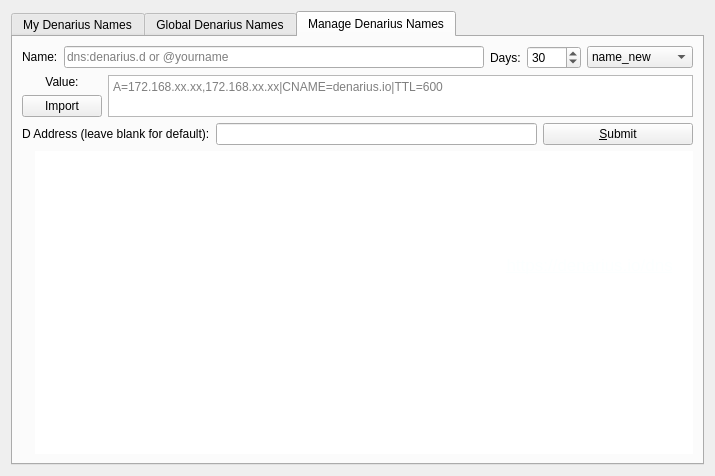
<?xml version="1.0" encoding="UTF-8"?>
<ui version="4.0">
 <class>ManageNamesPage</class>
 <widget class="QDialog" name="ManageNamesPage">
  <property name="geometry">
   <rect>
    <x>0</x>
    <y>0</y>
    <width>715</width>
    <height>476</height>
   </rect>
  </property>
  <property name="sizePolicy">
   <sizepolicy hsizetype="Preferred" vsizetype="Preferred">
    <horstretch>0</horstretch>
    <verstretch>0</verstretch>
   </sizepolicy>
  </property>
  <property name="windowTitle">
   <string>Manage Names</string>
  </property>
  <layout class="QGridLayout" name="gridLayout_4">
   <item row="0" column="0">
    <widget class="QTabWidget" name="tabWidget">
     <property name="currentIndex">
      <number>2</number>
     </property>
     <widget class="QWidget" name="tab">
      <attribute name="title">
       <string>My Denarius Names</string>
      </attribute>
      <layout class="QGridLayout" name="gridLayout">
       <item row="0" column="0">
        <layout class="QHBoxLayout" name="horizontalLayout_2">
         <property name="spacing">
          <number>0</number>
         </property>
         <item>
          <widget class="QValidatedLineEdit" name="nameFilter">
           <property name="sizePolicy">
            <sizepolicy hsizetype="Fixed" vsizetype="Fixed">
             <horstretch>0</horstretch>
             <verstretch>0</verstretch>
            </sizepolicy>
           </property>
           <property name="toolTip">
            <string>Enter part of name to search for</string>
           </property>
           <property name="text">
            <string notr="true"/>
           </property>
          </widget>
         </item>
         <item>
          <widget class="QValidatedLineEdit" name="valueFilter">
           <property name="toolTip">
            <string>Enter part of value to search for</string>
           </property>
           <property name="text">
            <string notr="true"/>
           </property>
          </widget>
         </item>
         <item>
          <widget class="QValidatedLineEdit" name="addressFilter">
           <property name="sizePolicy">
            <sizepolicy hsizetype="Fixed" vsizetype="Fixed">
             <horstretch>0</horstretch>
             <verstretch>0</verstretch>
            </sizepolicy>
           </property>
           <property name="toolTip">
            <string>Enter Namecoin address (or prefix of it)</string>
           </property>
           <property name="text">
            <string notr="true"/>
           </property>
          </widget>
         </item>
         <item>
          <spacer name="horizontalSpacer_ExpiresIn">
           <property name="orientation">
            <enum>Qt::Horizontal</enum>
           </property>
           <property name="sizeType">
            <enum>QSizePolicy::Fixed</enum>
           </property>
           <property name="sizeHint" stdset="0">
            <size>
             <width>100</width>
             <height>20</height>
            </size>
           </property>
          </spacer>
         </item>
        </layout>
       </item>
       <item row="1" column="0">
        <widget class="QTableView" name="tableView">
         <property name="sizePolicy">
          <sizepolicy hsizetype="Expanding" vsizetype="Expanding">
           <horstretch>0</horstretch>
           <verstretch>0</verstretch>
          </sizepolicy>
         </property>
         <property name="contextMenuPolicy">
          <enum>Qt::CustomContextMenu</enum>
         </property>
         <property name="toolTip">
          <string>Double-click name to configure</string>
         </property>
         <property name="verticalScrollBarPolicy">
          <enum>Qt::ScrollBarAlwaysOn</enum>
         </property>
         <property name="tabKeyNavigation">
          <bool>false</bool>
         </property>
         <property name="alternatingRowColors">
          <bool>true</bool>
         </property>
         <property name="selectionMode">
          <enum>QAbstractItemView::SingleSelection</enum>
         </property>
         <property name="selectionBehavior">
          <enum>QAbstractItemView::SelectRows</enum>
         </property>
         <property name="sortingEnabled">
          <bool>true</bool>
         </property>
         <attribute name="verticalHeaderVisible">
          <bool>false</bool>
         </attribute>
        </widget>
       </item>
      </layout>
     </widget>
     <widget class="QWidget" name="tab_2">
      <attribute name="title">
       <string>Global Denarius Names</string>
      </attribute>
      <layout class="QGridLayout" name="gridLayout_2">
       <item row="6" column="0" colspan="4">
        <widget class="QTableWidget" name="tableWidget">
         <property name="editTriggers">
          <set>QAbstractItemView::NoEditTriggers</set>
         </property>
         <property name="alternatingRowColors">
          <bool>true</bool>
         </property>
         <property name="selectionBehavior">
          <enum>QAbstractItemView::SelectRows</enum>
         </property>
         <property name="sortingEnabled">
          <bool>false</bool>
         </property>
         <property name="columnCount">
          <number>3</number>
         </property>
         <attribute name="horizontalHeaderShowSortIndicator" stdset="0">
          <bool>false</bool>
         </attribute>
         <attribute name="horizontalHeaderStretchLastSection">
          <bool>true</bool>
         </attribute>
         <column>
          <property name="text">
           <string>Name</string>
          </property>
         </column>
         <column>
          <property name="text">
           <string>Expires In</string>
          </property>
         </column>
         <column>
          <property name="text">
           <string>Value</string>
          </property>
         </column>
        </widget>
       </item>
       <item row="3" column="0" rowspan="2" colspan="4">
        <layout class="QHBoxLayout" name="horizontalLayout_6">
         <property name="sizeConstraint">
          <enum>QLayout::SetDefaultConstraint</enum>
         </property>
         <item>
          <widget class="QLabel" name="countLabel">
           <property name="text">
            <string>Name Count Total ~</string>
           </property>
          </widget>
         </item>
         <item>
          <spacer name="horizontalSpacer">
           <property name="orientation">
            <enum>Qt::Horizontal</enum>
           </property>
           <property name="sizeHint" stdset="0">
            <size>
             <width>150</width>
             <height>20</height>
            </size>
           </property>
          </spacer>
         </item>
         <item>
          <widget class="QPushButton" name="copyNameButton">
           <property name="sizePolicy">
            <sizepolicy hsizetype="Fixed" vsizetype="Fixed">
             <horstretch>0</horstretch>
             <verstretch>0</verstretch>
            </sizepolicy>
           </property>
           <property name="text">
            <string>Copy Name</string>
           </property>
          </widget>
         </item>
         <item>
          <widget class="QPushButton" name="copyValueButton">
           <property name="sizePolicy">
            <sizepolicy hsizetype="Fixed" vsizetype="Fixed">
             <horstretch>0</horstretch>
             <verstretch>0</verstretch>
            </sizepolicy>
           </property>
           <property name="text">
            <string>Copy Value</string>
           </property>
          </widget>
         </item>
         <item>
          <widget class="QPushButton" name="refreshButton">
           <property name="sizePolicy">
            <sizepolicy hsizetype="MinimumExpanding" vsizetype="Fixed">
             <horstretch>0</horstretch>
             <verstretch>0</verstretch>
            </sizepolicy>
           </property>
           <property name="cursor">
            <cursorShape>ArrowCursor</cursorShape>
           </property>
           <property name="text">
            <string>Refresh</string>
           </property>
           <property name="default">
            <bool>false</bool>
           </property>
           <property name="flat">
            <bool>false</bool>
           </property>
          </widget>
         </item>
        </layout>
       </item>
      </layout>
     </widget>
     <widget class="QWidget" name="tab_3">
      <attribute name="title">
       <string>Manage Denarius Names</string>
      </attribute>
      <layout class="QGridLayout" name="gridLayout_3">
       <item row="2" column="0">
        <layout class="QHBoxLayout" name="horizontalLayout_4">
         <item>
          <widget class="QLabel" name="labelAddress">
           <property name="enabled">
            <bool>true</bool>
           </property>
           <property name="sizePolicy">
            <sizepolicy hsizetype="Preferred" vsizetype="Maximum">
             <horstretch>0</horstretch>
             <verstretch>0</verstretch>
            </sizepolicy>
           </property>
           <property name="text">
            <string>D Address (leave blank for default):</string>
           </property>
           <property name="alignment">
            <set>Qt::AlignLeading|Qt::AlignLeft|Qt::AlignVCenter</set>
           </property>
          </widget>
         </item>
         <item>
          <widget class="QValidatedLineEdit" name="registerAddress">
           <property name="enabled">
            <bool>true</bool>
           </property>
           <property name="toolTip">
            <string>&lt;html&gt;&lt;head/&gt;&lt;body&gt;&lt;p&gt;Enter a new owner address, or leave blank to keep the current ownership.&lt;/p&gt;&lt;/body&gt;&lt;/html&gt;</string>
           </property>
           <property name="text">
            <string notr="true"/>
           </property>
          </widget>
         </item>
         <item>
          <widget class="QPushButton" name="submitNameButton">
           <property name="sizePolicy">
            <sizepolicy hsizetype="Fixed" vsizetype="Fixed">
             <horstretch>0</horstretch>
             <verstretch>0</verstretch>
            </sizepolicy>
           </property>
           <property name="minimumSize">
            <size>
             <width>150</width>
             <height>0</height>
            </size>
           </property>
           <property name="toolTip">
            <string>&lt;html&gt;&lt;head/&gt;&lt;body&gt;&lt;p&gt;This will send a name_new or name_update transaction (if you already did name_new).&lt;/p&gt;&lt;/body&gt;&lt;/html&gt;</string>
           </property>
           <property name="layoutDirection">
            <enum>Qt::LeftToRight</enum>
           </property>
           <property name="text">
            <string>&amp;Submit</string>
           </property>
           <property name="icon">
            <iconset resource="../bitcoin.qrc">
             <normaloff>:/icons/send</normaloff>:/icons/send</iconset>
           </property>
           <property name="default">
            <bool>true</bool>
           </property>
          </widget>
         </item>
        </layout>
       </item>
       <item row="0" column="0">
        <layout class="QHBoxLayout" name="horizontalLayout">
         <item>
          <widget class="QLabel" name="label_4">
           <property name="sizePolicy">
            <sizepolicy hsizetype="Preferred" vsizetype="Maximum">
             <horstretch>0</horstretch>
             <verstretch>0</verstretch>
            </sizepolicy>
           </property>
           <property name="text">
            <string>Name:</string>
           </property>
           <property name="alignment">
            <set>Qt::AlignLeading|Qt::AlignLeft|Qt::AlignVCenter</set>
           </property>
          </widget>
         </item>
         <item>
          <widget class="QValidatedLineEdit" name="registerName">
           <property name="toolTip">
            <string>&lt;html&gt;&lt;head/&gt;&lt;body&gt;&lt;p&gt;Enter a Name.&lt;/p&gt;&lt;/body&gt;&lt;/html&gt;</string>
           </property>
           <property name="text">
            <string notr="true"/>
           </property>
           <property name="placeholderText">
            <string>dns:denarius.d or @yourname</string>
           </property>
          </widget>
         </item>
         <item>
          <widget class="QLabel" name="label_7">
           <property name="text">
            <string>Days:</string>
           </property>
           <property name="alignment">
            <set>Qt::AlignLeading|Qt::AlignLeft|Qt::AlignVCenter</set>
           </property>
          </widget>
         </item>
         <item>
          <widget class="QSpinBox" name="registerDays">
           <property name="toolTip">
            <string>&lt;html&gt;&lt;head/&gt;&lt;body&gt;&lt;p&gt;Set the number of days that will be added to the Name expire time.&lt;/p&gt;&lt;/body&gt;&lt;/html&gt;</string>
           </property>
           <property name="maximum">
            <number>9999</number>
           </property>
           <property name="value">
            <number>30</number>
           </property>
          </widget>
         </item>
         <item>
          <widget class="QComboBox" name="txTypeSelector">
           <property name="currentIndex">
            <number>0</number>
           </property>
           <item>
            <property name="text">
             <string>name_new</string>
            </property>
           </item>
           <item>
            <property name="text">
             <string>name_update</string>
            </property>
           </item>
           <item>
            <property name="text">
             <string>name_delete</string>
            </property>
           </item>
          </widget>
         </item>
        </layout>
       </item>
       <item row="1" column="0">
        <layout class="QHBoxLayout" name="horizontalLayout_3">
         <item>
          <layout class="QVBoxLayout" name="verticalLayout">
           <item>
            <widget class="QLabel" name="labelValue">
             <property name="sizePolicy">
              <sizepolicy hsizetype="Preferred" vsizetype="Maximum">
               <horstretch>0</horstretch>
               <verstretch>0</verstretch>
              </sizepolicy>
             </property>
             <property name="text">
              <string>Value:</string>
             </property>
             <property name="alignment">
              <set>Qt::AlignCenter</set>
             </property>
            </widget>
           </item>
           <item>
            <widget class="QPushButton" name="importValueButton">
             <property name="text">
              <string>Import</string>
             </property>
            </widget>
           </item>
          </layout>
         </item>
         <item>
          <widget class="QPlainTextEdit" name="registerValue">
           <property name="sizePolicy">
            <sizepolicy hsizetype="Expanding" vsizetype="Ignored">
             <horstretch>0</horstretch>
             <verstretch>0</verstretch>
            </sizepolicy>
           </property>
           <property name="placeholderText">
            <string>A=172.168.xx.xx,172.168.xx.xx|CNAME=denarius.io|TTL=600</string>
           </property>
          </widget>
         </item>
        </layout>
       </item>
       <item row="4" column="0">
        <layout class="QHBoxLayout" name="horizontalLayout_5">
         <item>
          <widget class="QLabel" name="label">
           <property name="sizePolicy">
            <sizepolicy hsizetype="Fixed" vsizetype="Fixed">
             <horstretch>0</horstretch>
             <verstretch>0</verstretch>
            </sizepolicy>
           </property>
           <property name="maximumSize">
            <size>
             <width>150</width>
             <height>150</height>
            </size>
           </property>
           <property name="text">
            <string/>
           </property>
           <property name="pixmap">
            <pixmap resource="../bitcoin.qrc">:/icons/goldname</pixmap>
           </property>
           <property name="scaledContents">
            <bool>true</bool>
           </property>
           <property name="alignment">
            <set>Qt::AlignCenter</set>
           </property>
          </widget>
         </item>
         <item>
          <widget class="QTextBrowser" name="textBrowser">
           <property name="sizePolicy">
            <sizepolicy hsizetype="Expanding" vsizetype="Expanding">
             <horstretch>0</horstretch>
             <verstretch>0</verstretch>
            </sizepolicy>
           </property>
           <property name="frameShape">
            <enum>QFrame::NoFrame</enum>
           </property>
           <property name="frameShadow">
            <enum>QFrame::Plain</enum>
           </property>
           <property name="html">
            <string>&lt;!DOCTYPE HTML PUBLIC &quot;-//W3C//DTD HTML 4.0//EN&quot; &quot;http://www.w3.org/TR/REC-html40/strict.dtd&quot;&gt;
&lt;html&gt;&lt;head&gt;&lt;meta name=&quot;qrichtext&quot; content=&quot;1&quot; /&gt;&lt;style type=&quot;text/css&quot;&gt;
p, li { white-space: pre-wrap; }
&lt;/style&gt;&lt;/head&gt;&lt;body style=&quot; font-family:'MS Shell Dlg 2'; font-size:8.25pt; font-weight:400; font-style:normal;&quot;&gt;
&lt;p style=&quot;-qt-paragraph-type:empty; margin-top:0px; margin-bottom:0px; margin-left:0px; margin-right:0px; -qt-block-indent:0; text-indent:0px; font-family:'.AppleSystemUIFont'; font-size:13pt;&quot;&gt;&lt;br /&gt;&lt;/p&gt;
&lt;p align=&quot;center&quot; style=&quot; margin-top:0px; margin-bottom:0px; margin-left:0px; margin-right:0px; -qt-block-indent:0; text-indent:0px;&quot;&gt;&lt;span style=&quot; font-family:'.AppleSystemUIFont'; font-size:13pt; color:#ffffff;&quot;&gt;Welcome to the &lt;/span&gt;&lt;span style=&quot; font-family:'.AppleSystemUIFont'; font-size:13pt; font-weight:600; color:#ffffff;&quot;&gt;Denarius NVS &lt;/span&gt;&lt;span style=&quot; font-family:'.AppleSystemUIFont'; font-size:13pt; color:#ffffff;&quot;&gt;(Name Value System). You may manage your Denarius names above. You can register a new name with &lt;/span&gt;&lt;span style=&quot; font-family:'.AppleSystemUIFont'; font-size:13pt; font-weight:600; color:#ffffff;&quot;&gt;name_new.&lt;/span&gt;&lt;span style=&quot; font-family:'.AppleSystemUIFont'; font-size:13pt; color:#ffffff;&quot;&gt; You can update an existing name with &lt;/span&gt;&lt;span style=&quot; font-family:'.AppleSystemUIFont'; font-size:13pt; font-weight:600; color:#ffffff;&quot;&gt;name_update &lt;/span&gt;&lt;span style=&quot; font-family:'.AppleSystemUIFont'; font-size:13pt; color:#ffffff;&quot;&gt;or delete the name with &lt;/span&gt;&lt;span style=&quot; font-family:'.AppleSystemUIFont'; font-size:13pt; font-weight:600; color:#ffffff;&quot;&gt;name_delete&lt;/span&gt;&lt;span style=&quot; font-family:'.AppleSystemUIFont'; font-size:13pt; color:#ffffff;&quot;&gt;. &lt;/span&gt;&lt;/p&gt;
&lt;p align=&quot;center&quot; style=&quot;-qt-paragraph-type:empty; margin-top:0px; margin-bottom:0px; margin-left:0px; margin-right:0px; -qt-block-indent:0; text-indent:0px; font-family:'.AppleSystemUIFont'; font-size:13pt; color:#ffffff;&quot;&gt;&lt;br /&gt;&lt;/p&gt;
&lt;p align=&quot;center&quot; style=&quot; margin-top:0px; margin-bottom:0px; margin-left:0px; margin-right:0px; -qt-block-indent:0; text-indent:0px;&quot;&gt;&lt;span style=&quot; font-family:'.AppleSystemUIFont'; font-size:13pt; color:#ffffff;&quot;&gt;For more information on the &lt;/span&gt;&lt;span style=&quot; font-family:'.AppleSystemUIFont'; font-size:13pt; font-weight:600; color:#ffffff;&quot;&gt;Denarius NVS&lt;/span&gt;&lt;span style=&quot; font-family:'.AppleSystemUIFont'; font-size:13pt; color:#ffffff;&quot;&gt; and &lt;/span&gt;&lt;span style=&quot; font-family:'.AppleSystemUIFont'; font-size:13pt; font-weight:600; color:#ffffff;&quot;&gt;DDNS&lt;/span&gt;&lt;span style=&quot; font-family:'.AppleSystemUIFont'; font-size:13pt; color:#ffffff;&quot;&gt; visit &lt;/span&gt;&lt;a href=&quot;https://denarius.io/dns&quot;&gt;&lt;span style=&quot; font-family:'.AppleSystemUIFont'; font-size:13pt; text-decoration: underline; color:#fcffff;&quot;&gt;https://denarius.io/dns&lt;/span&gt;&lt;/a&gt;&lt;/p&gt;&lt;/body&gt;&lt;/html&gt;</string>
           </property>
           <property name="openExternalLinks">
            <bool>true</bool>
           </property>
           <property name="openLinks">
            <bool>true</bool>
           </property>
          </widget>
         </item>
        </layout>
       </item>
      </layout>
     </widget>
    </widget>
   </item>
  </layout>
 </widget>
 <customwidgets>
  <customwidget>
   <class>QValidatedLineEdit</class>
   <extends>QLineEdit</extends>
   <header>qvalidatedlineedit.h</header>
  </customwidget>
 </customwidgets>
 <resources>
  <include location="../bitcoin.qrc"/>
 </resources>
 <connections/>
</ui>
